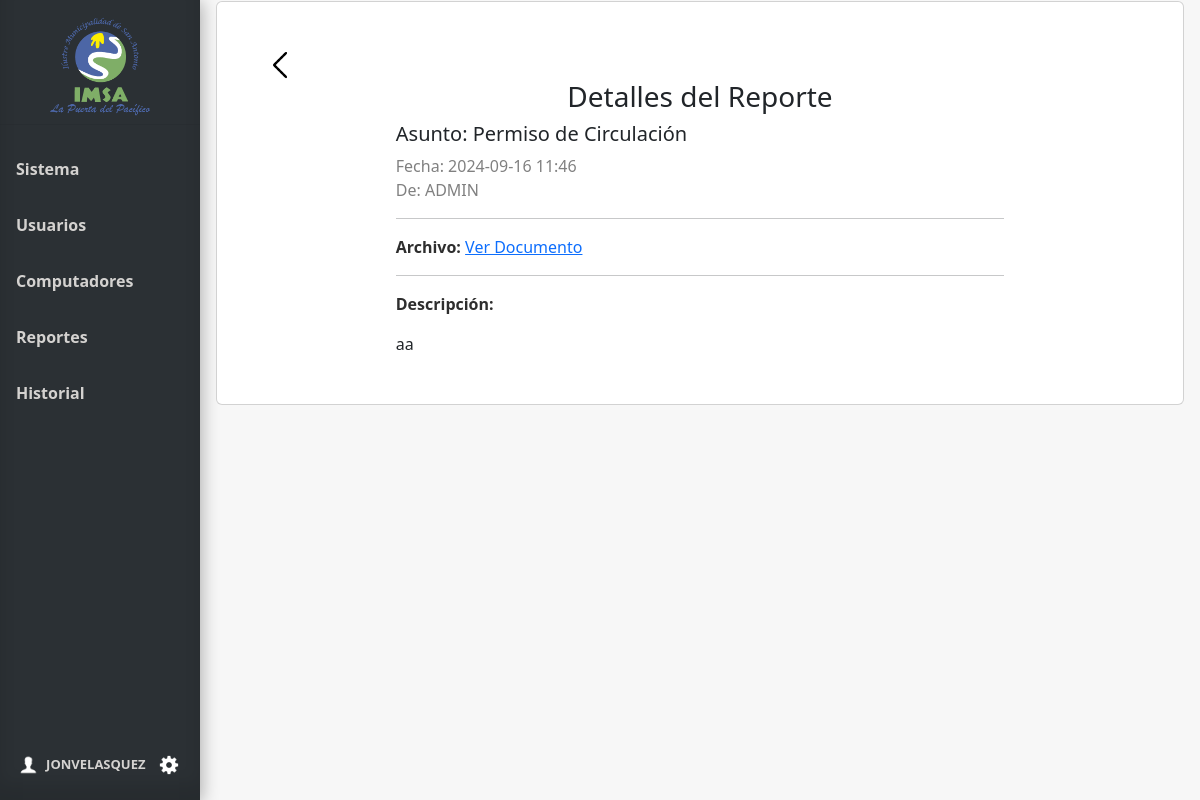
The app's page /ver_reporte/8 (signed in), older data.
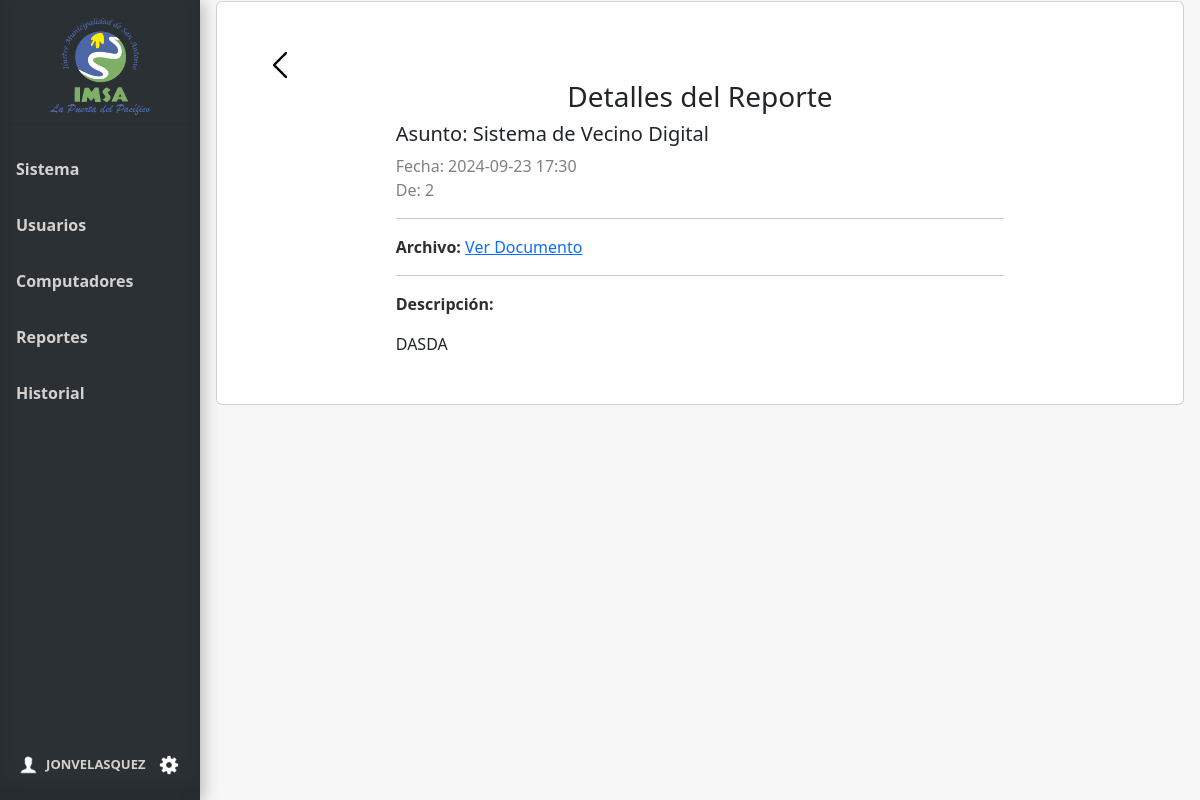
The same page, newer data.
### tables this page shows
CREATE TABLE Reportes (
    id_reporte INTEGER PRIMARY KEY AUTOINCREMENT,
    usuario_id INTEGER,
    asunto VARCHAR(100) NOT NULL,
    descripcion VARCHAR(300) NOT NULL,
    fecha TIMESTAMP DEFAULT CURRENT_TIMESTAMP,
    fecha_solucion TIMESTAMP,
    archivo VARCHAR,
    FOREIGN KEY (usuario_id) REFERENCES Usuario(Id_usuario)
);

### app.py (the view)
@app.route('/ver_reporte/<int:id_reporte>', methods=['GET'])
@login_required
def ver_reporte(id_reporte):
    conn = get_db_connection()
    reporte = conn.execute("SELECT * FROM Reportes WHERE id_reporte = ?", (id_reporte,)).fetchone()
    conn.close()
    return render_template('ver_reporte.html', reporte=reporte,  user=current_user)

### app.py (called while the page is built)
@login_manager.user_loader
def load_user(user_id):
    return Usuario.get_by_id(user_id)

def get_db_connection():
    conn = sqlite3.connect('database.db')
    conn.row_factory = sqlite3.Row
    return conn

### model.py (called while the page is built)
def get_db_connection():
    conn = sqlite3.connect('database.db')
    conn.row_factory = sqlite3.Row
    return conn

    @staticmethod
    def get_by_id(id_usuario):
        conn = get_db_connection()
        user_data = conn.execute('SELECT * FROM Usuario WHERE Id_usuario = ?', (id_usuario,)).fetchone()
        conn.close()
        if user_data:
            return Usuario(user_data['Id_usuario'], user_data['Nombre_user'], user_data['Email'], user_data['psw'])
        return None

### templates/ver_reporte.html
{% extends 'base.html' %}
{% block head %}
<link rel="stylesheet" href="{{ url_for('static', filename='css/style_verReporte.css')}}">
{% endblock %}
{% block content %}
<div class="card text-start mb-3">
    <div class="bodyBack">
        <a id="botonBack" href="{{url_for('reportes')}}" aria-valuetext="a"><img id="imgBack"
                src="{{ url_for('static', filename='img/icon-back.png')}}" alt="icon-back" width="30px"></a>
    </div>
    <div class="report-details" id="ReportDetails">
        <div class="report-details-header">
            <h3>Detalles del Reporte</h3>
        </div>
        <div class="report-details-body">
            <div class="headReporte">
                <h5>Asunto: {{reporte['asunto']}}</h5>
                <p class="fecha">Fecha: {{reporte['fecha']}} <br>De: {{reporte['usuario_id']}}</p>
            </div>
            <hr>
            {% if reporte['archivo'] %}
            <div class="archivoReporte">
                <p><strong>Archivo:</strong> <a href="{{ url_for('uploaded_file', filename=reporte['archivo']) }}"
                        target="_blank">Ver Documento </a></p>
                <hr>
            </div>
            {% endif %}
            <div class="descripcionReporte">
                <p><strong>Descripción:</strong></p>
                <div class="descripcion-text">{{ reporte['descripcion'] }}</div>
            </div>
        </div>
    </div>
</div>
{% endblock %}

Row changes from the older to the newer data that the page shows:
changed Reportes: asunto "Permiso de Circulación" → "Sistema de Vecino Digital"; fecha "2024-09-16 11:46" → "2024-09-23 17:30"; usuario_id "ADMIN" → "2"; descripcion "aa" → "DASDA"
